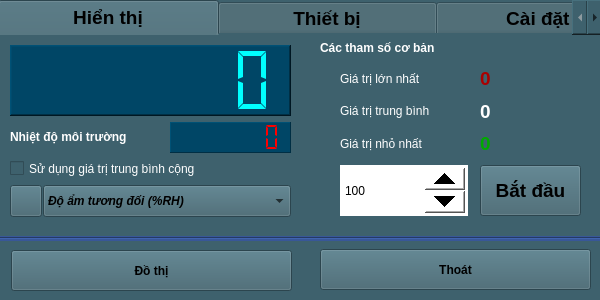
<?xml version="1.0" encoding="UTF-8"?>
<ui version="4.0">
 <class>Sensor_SEN0102</class>
 <widget class="QWidget" name="Sensor_SEN0102">
  <property name="geometry">
   <rect>
    <x>0</x>
    <y>0</y>
    <width>600</width>
    <height>300</height>
   </rect>
  </property>
  <property name="windowTitle">
   <string>Form</string>
  </property>
  <property name="windowIcon">
   <iconset resource="../image.qrc">
    <normaloff>:/image/TempHumi_icon_1.jpg</normaloff>:/image/TempHumi_icon_1.jpg</iconset>
  </property>
  <property name="styleSheet">
   <string notr="true">background-color: rgb(62, 97, 109);</string>
  </property>
  <widget class="QPushButton" name="pushButton_Exit">
   <property name="geometry">
    <rect>
     <x>320</x>
     <y>249</y>
     <width>271</width>
     <height>41</height>
    </rect>
   </property>
   <property name="font">
    <font>
     <weight>75</weight>
     <bold>true</bold>
    </font>
   </property>
   <property name="text">
    <string>Thoát</string>
   </property>
  </widget>
  <widget class="QPushButton" name="pushButton_ChartZoom">
   <property name="geometry">
    <rect>
     <x>11</x>
     <y>250</y>
     <width>281</width>
     <height>41</height>
    </rect>
   </property>
   <property name="font">
    <font>
     <weight>75</weight>
     <bold>true</bold>
    </font>
   </property>
   <property name="text">
    <string>Đồ thị</string>
   </property>
  </widget>
  <widget class="QTabWidget" name="tabWidget">
   <property name="geometry">
    <rect>
     <x>-2</x>
     <y>0</y>
     <width>605</width>
     <height>238</height>
    </rect>
   </property>
   <property name="font">
    <font>
     <pointsize>14</pointsize>
     <weight>75</weight>
     <bold>true</bold>
    </font>
   </property>
   <property name="styleSheet">
    <string notr="true">background-color: rgb(62, 97, 109);</string>
   </property>
   <property name="currentIndex">
    <number>0</number>
   </property>
   <property name="elideMode">
    <enum>Qt::ElideNone</enum>
   </property>
   <widget class="QWidget" name="tab_Infor_2">
    <attribute name="title">
     <string>            Hiển thị            </string>
    </attribute>
    <widget class="QLCDNumber" name="lcdNumber_Value">
     <property name="geometry">
      <rect>
       <x>10</x>
       <y>10</y>
       <width>281</width>
       <height>71</height>
      </rect>
     </property>
     <property name="styleSheet">
      <string notr="true">background-color: rgb(0, 70, 102);
color: rgb(0, 255, 255);</string>
     </property>
     <property name="frameShape">
      <enum>QFrame::WinPanel</enum>
     </property>
     <property name="lineWidth">
      <number>1</number>
     </property>
     <property name="smallDecimalPoint">
      <bool>false</bool>
     </property>
     <property name="digitCount">
      <number>7</number>
     </property>
     <property name="segmentStyle">
      <enum>QLCDNumber::Flat</enum>
     </property>
     <property name="value" stdset="0">
      <double>0.000000000000000</double>
     </property>
     <property name="intValue" stdset="0">
      <number>0</number>
     </property>
    </widget>
    <widget class="QPushButton" name="pushButton">
     <property name="geometry">
      <rect>
       <x>10</x>
       <y>150</y>
       <width>32</width>
       <height>32</height>
      </rect>
     </property>
     <property name="styleSheet">
      <string notr="true"/>
     </property>
     <property name="text">
      <string/>
     </property>
     <property name="icon">
      <iconset resource="../image.qrc">
       <normaloff>:/image/TempHumi_icon_1.jpg</normaloff>:/image/TempHumi_icon_1.jpg</iconset>
     </property>
     <property name="iconSize">
      <size>
       <width>32</width>
       <height>32</height>
      </size>
     </property>
    </widget>
    <widget class="QComboBox" name="comboBox_Temp_Unit">
     <property name="geometry">
      <rect>
       <x>43</x>
       <y>150</y>
       <width>248</width>
       <height>32</height>
      </rect>
     </property>
     <property name="font">
      <font>
       <weight>75</weight>
       <italic>true</italic>
       <bold>true</bold>
      </font>
     </property>
     <property name="layoutDirection">
      <enum>Qt::LeftToRight</enum>
     </property>
     <property name="styleSheet">
      <string notr="true"/>
     </property>
     <property name="editable">
      <bool>false</bool>
     </property>
     <item>
      <property name="text">
       <string>Độ ẩm tương đối (%RH)</string>
      </property>
     </item>
     <item>
      <property name="text">
       <string>Độ ẩm tuyệt đối (g/m3)</string>
      </property>
     </item>
    </widget>
    <widget class="QSpinBox" name="spinBox_setSample">
     <property name="geometry">
      <rect>
       <x>340</x>
       <y>130</y>
       <width>128</width>
       <height>51</height>
      </rect>
     </property>
     <property name="styleSheet">
      <string notr="true">QSpinBox
{
background-color: rgb(255, 255, 255);
color: rgb(0, 0, 0);
}
QSpinBox::up-button
{
    min-width:40px;
    min-height: 20px;
}
QSpinBox::down-button
{
    min-width: 40px;
    min-height: 20px;
}
</string>
     </property>
     <property name="minimum">
      <number>10</number>
     </property>
     <property name="maximum">
      <number>9999999</number>
     </property>
     <property name="value">
      <number>100</number>
     </property>
    </widget>
    <widget class="QPushButton" name="pushButton_getSamples">
     <property name="geometry">
      <rect>
       <x>480</x>
       <y>130</y>
       <width>101</width>
       <height>51</height>
      </rect>
     </property>
     <property name="font">
      <font>
       <pointsize>14</pointsize>
       <weight>75</weight>
       <bold>true</bold>
      </font>
     </property>
     <property name="styleSheet">
      <string notr="true"/>
     </property>
     <property name="text">
      <string>Bắt đầu</string>
     </property>
    </widget>
    <widget class="QLabel" name="label_sampleInfo">
     <property name="geometry">
      <rect>
       <x>320</x>
       <y>0</y>
       <width>261</width>
       <height>26</height>
      </rect>
     </property>
     <property name="font">
      <font>
       <weight>75</weight>
       <bold>true</bold>
      </font>
     </property>
     <property name="styleSheet">
      <string notr="true">color: rgb(255, 255, 255);</string>
     </property>
     <property name="text">
      <string>Các tham số cơ bản</string>
     </property>
    </widget>
    <widget class="QWidget" name="verticalLayoutWidget_6">
     <property name="geometry">
      <rect>
       <x>340</x>
       <y>30</y>
       <width>128</width>
       <height>92</height>
      </rect>
     </property>
     <layout class="QVBoxLayout" name="verticalLayout_6">
      <item>
       <widget class="QLabel" name="label_8">
        <property name="font">
         <font>
          <weight>50</weight>
          <bold>false</bold>
         </font>
        </property>
        <property name="styleSheet">
         <string notr="true">color: rgb(255, 255, 255);</string>
        </property>
        <property name="text">
         <string>Giá trị lớn nhất</string>
        </property>
       </widget>
      </item>
      <item>
       <widget class="QLabel" name="label_9">
        <property name="font">
         <font>
          <weight>50</weight>
          <bold>false</bold>
         </font>
        </property>
        <property name="styleSheet">
         <string notr="true">color: rgb(255, 255, 255);</string>
        </property>
        <property name="text">
         <string>Giá trị trung bình</string>
        </property>
       </widget>
      </item>
      <item>
       <widget class="QLabel" name="label_10">
        <property name="font">
         <font>
          <weight>50</weight>
          <bold>false</bold>
         </font>
        </property>
        <property name="styleSheet">
         <string notr="true">color: rgb(255, 255, 255);</string>
        </property>
        <property name="text">
         <string>Giá trị nhỏ nhất</string>
        </property>
       </widget>
      </item>
     </layout>
    </widget>
    <widget class="QWidget" name="verticalLayoutWidget_7">
     <property name="geometry">
      <rect>
       <x>480</x>
       <y>30</y>
       <width>101</width>
       <height>92</height>
      </rect>
     </property>
     <layout class="QVBoxLayout" name="verticalLayout_7">
      <item>
       <widget class="QLabel" name="label_ValueMax">
        <property name="font">
         <font>
          <pointsize>14</pointsize>
          <weight>75</weight>
          <bold>true</bold>
         </font>
        </property>
        <property name="styleSheet">
         <string notr="true">color: rgb(170, 0, 0);</string>
        </property>
        <property name="text">
         <string>0</string>
        </property>
       </widget>
      </item>
      <item>
       <widget class="QLabel" name="label_ValueAvg">
        <property name="font">
         <font>
          <pointsize>14</pointsize>
          <weight>75</weight>
          <bold>true</bold>
         </font>
        </property>
        <property name="styleSheet">
         <string notr="true">color: rgb(255, 255, 255);</string>
        </property>
        <property name="text">
         <string>0</string>
        </property>
       </widget>
      </item>
      <item>
       <widget class="QLabel" name="label_ValueMin">
        <property name="font">
         <font>
          <pointsize>14</pointsize>
          <weight>75</weight>
          <bold>true</bold>
         </font>
        </property>
        <property name="styleSheet">
         <string notr="true">color: rgb(0, 170, 0);</string>
        </property>
        <property name="text">
         <string>0</string>
        </property>
       </widget>
      </item>
     </layout>
    </widget>
    <widget class="QLCDNumber" name="lcdNumber_Temp">
     <property name="geometry">
      <rect>
       <x>170</x>
       <y>87</y>
       <width>121</width>
       <height>31</height>
      </rect>
     </property>
     <property name="styleSheet">
      <string notr="true">color: rgb(255, 0, 0);
background-color: rgb(0, 70, 102);</string>
     </property>
     <property name="frameShape">
      <enum>QFrame::Panel</enum>
     </property>
     <property name="lineWidth">
      <number>1</number>
     </property>
     <property name="smallDecimalPoint">
      <bool>false</bool>
     </property>
     <property name="digitCount">
      <number>7</number>
     </property>
     <property name="segmentStyle">
      <enum>QLCDNumber::Flat</enum>
     </property>
     <property name="value" stdset="0">
      <double>0.000000000000000</double>
     </property>
     <property name="intValue" stdset="0">
      <number>0</number>
     </property>
    </widget>
    <widget class="QLabel" name="label_11">
     <property name="geometry">
      <rect>
       <x>10</x>
       <y>89</y>
       <width>151</width>
       <height>26</height>
      </rect>
     </property>
     <property name="font">
      <font>
       <weight>75</weight>
       <bold>true</bold>
      </font>
     </property>
     <property name="styleSheet">
      <string notr="true">color: rgb(255, 255, 255);</string>
     </property>
     <property name="text">
      <string>Nhiệt độ môi trường</string>
     </property>
    </widget>
    <widget class="QCheckBox" name="checkBox_setMathAvg">
     <property name="geometry">
      <rect>
       <x>10</x>
       <y>120</y>
       <width>281</width>
       <height>27</height>
      </rect>
     </property>
     <property name="styleSheet">
      <string notr="true">color: rgb(255, 255, 255);</string>
     </property>
     <property name="text">
      <string>Sử dụng giá trị trung bình cộng</string>
     </property>
    </widget>
   </widget>
   <widget class="QWidget" name="tab_4">
    <attribute name="title">
     <string>            Thiết bị            </string>
    </attribute>
    <widget class="QWidget" name="verticalLayoutWidget_8">
     <property name="geometry">
      <rect>
       <x>150</x>
       <y>10</y>
       <width>291</width>
       <height>101</height>
      </rect>
     </property>
     <layout class="QVBoxLayout" name="verticalLayout_8">
      <item>
       <widget class="QLabel" name="label_Name">
        <property name="styleSheet">
         <string notr="true">color: rgb(255, 255, 255);</string>
        </property>
        <property name="text">
         <string/>
        </property>
       </widget>
      </item>
      <item>
       <widget class="QLabel" name="label_Address">
        <property name="styleSheet">
         <string notr="true">color: rgb(255, 255, 255);</string>
        </property>
        <property name="text">
         <string/>
        </property>
       </widget>
      </item>
      <item>
       <widget class="QLabel" name="label_SerialNumber">
        <property name="styleSheet">
         <string notr="true">color: rgb(255, 255, 255);</string>
        </property>
        <property name="text">
         <string/>
        </property>
       </widget>
      </item>
     </layout>
    </widget>
    <widget class="QWidget" name="verticalLayoutWidget_9">
     <property name="geometry">
      <rect>
       <x>10</x>
       <y>10</y>
       <width>111</width>
       <height>131</height>
      </rect>
     </property>
     <layout class="QVBoxLayout" name="verticalLayout_9">
      <item>
       <widget class="QLabel" name="label_13">
        <property name="styleSheet">
         <string notr="true">color: rgb(255, 255, 255);</string>
        </property>
        <property name="text">
         <string>Tên thiết bị:</string>
        </property>
       </widget>
      </item>
      <item>
       <widget class="QLabel" name="label_14">
        <property name="styleSheet">
         <string notr="true">color: rgb(255, 255, 255);</string>
        </property>
        <property name="text">
         <string>Địa chỉ:</string>
        </property>
       </widget>
      </item>
      <item>
       <widget class="QLabel" name="label_18">
        <property name="styleSheet">
         <string notr="true">color: rgb(255, 255, 255);</string>
        </property>
        <property name="text">
         <string>Mã sê-ri:</string>
        </property>
       </widget>
      </item>
      <item>
       <widget class="QLabel" name="label_19">
        <property name="styleSheet">
         <string notr="true">color: rgb(255, 255, 255);</string>
        </property>
        <property name="text">
         <string>Mô tả:</string>
        </property>
       </widget>
      </item>
     </layout>
    </widget>
    <widget class="QWidget" name="verticalLayoutWidget_10">
     <property name="geometry">
      <rect>
       <x>150</x>
       <y>110</y>
       <width>291</width>
       <height>61</height>
      </rect>
     </property>
     <layout class="QVBoxLayout" name="verticalLayout_10">
      <item>
       <widget class="QLabel" name="label_Description">
        <property name="styleSheet">
         <string notr="true">color: rgb(255, 255, 255);</string>
        </property>
        <property name="text">
         <string/>
        </property>
        <property name="alignment">
         <set>Qt::AlignLeading|Qt::AlignLeft|Qt::AlignTop</set>
        </property>
       </widget>
      </item>
     </layout>
    </widget>
   </widget>
   <widget class="QWidget" name="tab_6">
    <attribute name="title">
     <string>           Cài đặt            </string>
    </attribute>
    <widget class="QLabel" name="label_23">
     <property name="geometry">
      <rect>
       <x>277</x>
       <y>40</y>
       <width>41</width>
       <height>22</height>
      </rect>
     </property>
     <property name="styleSheet">
      <string notr="true">color: rgb(255, 255, 255);</string>
     </property>
     <property name="text">
      <string>(ms)</string>
     </property>
    </widget>
    <widget class="QLabel" name="label_24">
     <property name="geometry">
      <rect>
       <x>20</x>
       <y>40</y>
       <width>141</width>
       <height>22</height>
      </rect>
     </property>
     <property name="styleSheet">
      <string notr="true">color: rgb(255, 255, 255);</string>
     </property>
     <property name="text">
      <string>Thời gian lấy mẫu :</string>
     </property>
    </widget>
    <widget class="QPushButton" name="pushButton_SetSampleTime">
     <property name="geometry">
      <rect>
       <x>320</x>
       <y>20</y>
       <width>161</width>
       <height>61</height>
      </rect>
     </property>
     <property name="font">
      <font>
       <pointsize>14</pointsize>
       <weight>75</weight>
       <bold>true</bold>
      </font>
     </property>
     <property name="text">
      <string>Cài đặt</string>
     </property>
    </widget>
    <widget class="QSpinBox" name="spinBox_SampleTime">
     <property name="geometry">
      <rect>
       <x>160</x>
       <y>10</y>
       <width>111</width>
       <height>81</height>
      </rect>
     </property>
     <property name="styleSheet">
      <string notr="true">QSpinBox
{
background-color: rgb(255, 255, 255);
color: rgb(0, 0, 0);
}
QSpinBox::up-button
{
    min-width:40px;
    min-height: 20px;
}
QSpinBox::down-button
{
    min-width: 40px;
    min-height: 20px;
}
</string>
     </property>
     <property name="minimum">
      <number>10</number>
     </property>
     <property name="maximum">
      <number>9999999</number>
     </property>
     <property name="value">
      <number>100</number>
     </property>
    </widget>
    <widget class="Line" name="line_2">
     <property name="geometry">
      <rect>
       <x>20</x>
       <y>100</y>
       <width>541</width>
       <height>16</height>
      </rect>
     </property>
     <property name="orientation">
      <enum>Qt::Horizontal</enum>
     </property>
    </widget>
    <widget class="QPushButton" name="pushButton_Calib">
     <property name="geometry">
      <rect>
       <x>320</x>
       <y>120</y>
       <width>161</width>
       <height>61</height>
      </rect>
     </property>
     <property name="font">
      <font>
       <weight>75</weight>
       <bold>true</bold>
      </font>
     </property>
     <property name="text">
      <string>Hiệu chuẩn</string>
     </property>
    </widget>
    <widget class="QLabel" name="label_25">
     <property name="geometry">
      <rect>
       <x>20</x>
       <y>139</y>
       <width>231</width>
       <height>22</height>
      </rect>
     </property>
     <property name="styleSheet">
      <string notr="true">color: rgb(255, 255, 255);</string>
     </property>
     <property name="text">
      <string>Hiệu chuẩn thiết bị :</string>
     </property>
    </widget>
    <widget class="QLabel" name="label_calibInfo">
     <property name="geometry">
      <rect>
       <x>40</x>
       <y>160</y>
       <width>271</width>
       <height>22</height>
      </rect>
     </property>
     <property name="font">
      <font>
       <italic>true</italic>
      </font>
     </property>
     <property name="styleSheet">
      <string notr="true">color: rgb(255, 255, 127);</string>
     </property>
     <property name="text">
      <string>(chưa hiệu chuẩn)</string>
     </property>
    </widget>
   </widget>
  </widget>
  <widget class="Line" name="line">
   <property name="geometry">
    <rect>
     <x>-2</x>
     <y>236</y>
     <width>605</width>
     <height>5</height>
    </rect>
   </property>
   <property name="styleSheet">
    <string notr="true">background-color: rgb(56, 87, 152);</string>
   </property>
   <property name="frameShadow">
    <enum>QFrame::Sunken</enum>
   </property>
   <property name="orientation">
    <enum>Qt::Horizontal</enum>
   </property>
  </widget>
 </widget>
 <resources>
  <include location="../image.qrc"/>
 </resources>
 <connections/>
</ui>
